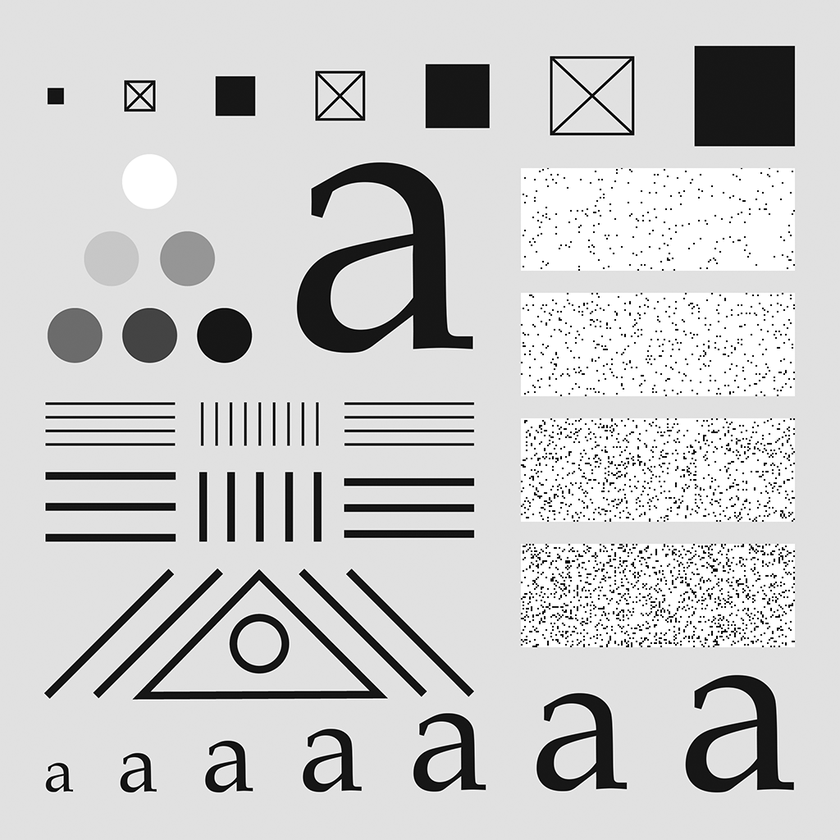
%> input picture PDI - Projeto 4/img/testpattern1024.tif, 840 x 840 px, shrunk from 1024 x 1024 before the run
$ octave main.m   (GNU Octave 9; MATLAB toolbox functions it lacks are replaced by stand-ins)
%> lines starting %> are read from the running program, lines starting %| are printed output that depends on the picture
### PDI - Projeto 4/src/imagePad4e.m
%====================================
%Alunos: Lukas Lujan Moreira
%        Thiago Patrick Tavares Costa
%====================================

% A função imagePad4e cria uma imagem com padding de zeros ou de replicas
% de acordo com o modo selecionado.
function g = imagePad4e(f, r, c, padtype)

    [rows, cols] = size(f);       % Obtém o tamanho da imagem original

    nR = rows + 2*r;              % Número de linhas após o padding
    nC = cols + 2*c;              % Número de colunas após o padding

    g = zeros(nR, nC, class(f));  % Padding inicial com zeros

    % Insere a imagem original no centro da imagem com padding
    g(r+1:end-r, c+1:end-c) = f;

    if nargin == 4 && strcmp(padtype, "replicate")
        % Linhas superiores e inferiores replicadas
        g(1:r, c+1:end-c) = repmat(f(1,:), r, 1);           % top
        g(end-r+1:end, c+1:end-c) = repmat(f(end,:), r, 1); % bottom

        % Colunas esquerda e direita replicadas
        g(:, 1:c) = repmat(g(:, c+1), 1, c);              % left
        g(:, end-c+1:end) = repmat(g(:, end-c), 1, c);    % right
    end
end

### PDI - Projeto 4/main.m
%====================================
%Alunos: Lukas Lujan Moreira
%        Thiago Patrick Tavares Costa
%====================================

% Adicionando o caminho da pasta src
% para acessar as função de padding.
addpath('./src');

% Aquisição da imagem original
I = imread('./img/testpattern1024.tif');
%> I is the input picture: size 840x840 uint8; min 0, max 255, mean 204.3
figure; imshow(I);
title('imagem original');

% Aplicando padding de zeros na imagem
g = imagePad4e(I, 100, 100);
%> in imagePad4e, `g(r+1:end-r, c+1:end-c) = f;`:
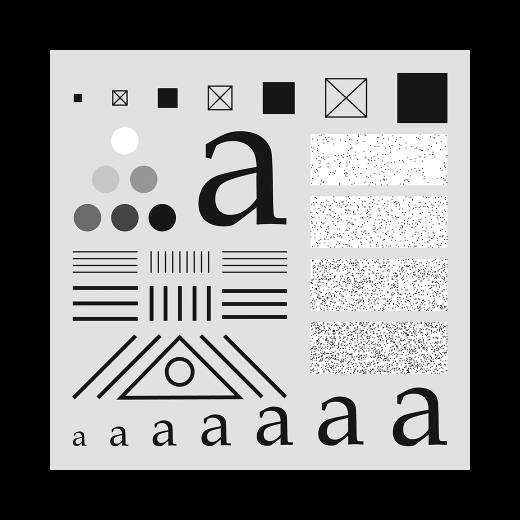
%> g: size 1040x1040 uint8 (shown at 1/2 size); min 0, max 255, mean 133.3
imwrite(g, './results/testpattern1024_zeros.tif');
figure; imshow(g);
title('Pad-zeros');

% Aplicando padding de replicação na imagem
g = imagePad4e(I, 100, 100, 'replicate');
%> call 2 of imagePad4e, with r = 100, c = 100, padtype = 'replicate'
%> in imagePad4e (call 2), `g(:, end-c+1:end) = repmat(g(:, end-c), 1, c);`:
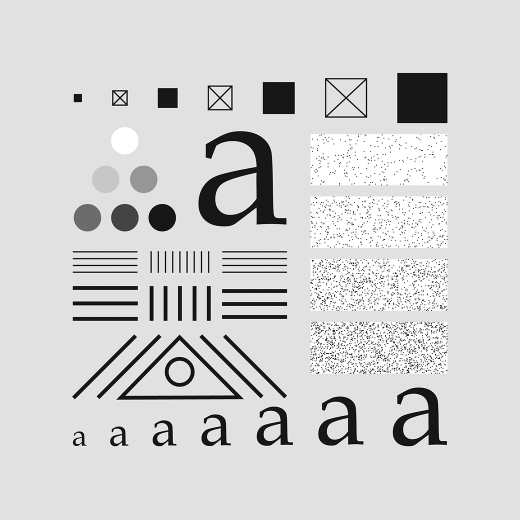
%> g: size 1040x1040 uint8 (shown at 1/2 size); min 0, max 255, mean 211.4
imwrite(g, './results/testpattern1024_replicate.tif');
figure; imshow(g);
title('Pad-replicate');

pause;
close all;
%====================================
